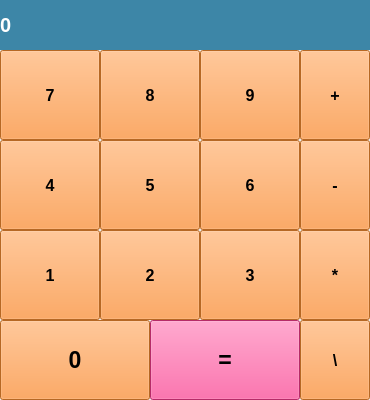
<?xml version="1.0" encoding="UTF-8"?>
<ui version="4.0">
 <class>MainWindow</class>
 <widget class="QMainWindow" name="MainWindow">
  <property name="enabled">
   <bool>true</bool>
  </property>
  <property name="geometry">
   <rect>
    <x>0</x>
    <y>0</y>
    <width>370</width>
    <height>400</height>
   </rect>
  </property>
  <property name="baseSize">
   <size>
    <width>0</width>
    <height>0</height>
   </size>
  </property>
  <property name="windowTitle">
   <string>Калькулятор</string>
  </property>
  <widget class="QWidget" name="centralwidget">
   <widget class="QLabel" name="label_result">
    <property name="geometry">
     <rect>
      <x>0</x>
      <y>0</y>
      <width>370</width>
      <height>50</height>
     </rect>
    </property>
    <property name="font">
     <font>
      <pointsize>15</pointsize>
      <weight>75</weight>
      <bold>true</bold>
      <kerning>true</kerning>
     </font>
    </property>
    <property name="styleSheet">
     <string notr="true">background-color: rgb(61, 134, 167);
color: rgb(255, 255, 255);</string>
    </property>
    <property name="text">
     <string>0</string>
    </property>
    <property name="margin">
     <number>10</number>
    </property>
   </widget>
   <widget class="QPushButton" name="btn_0">
    <property name="geometry">
     <rect>
      <x>0</x>
      <y>320</y>
      <width>150</width>
      <height>80</height>
     </rect>
    </property>
    <property name="font">
     <font>
      <pointsize>17</pointsize>
      <weight>75</weight>
      <bold>true</bold>
     </font>
    </property>
    <property name="styleSheet">
     <string notr="true">background-color: rgb(255, 146, 51);</string>
    </property>
    <property name="text">
     <string>0</string>
    </property>
   </widget>
   <widget class="QPushButton" name="btn_equals">
    <property name="geometry">
     <rect>
      <x>150</x>
      <y>320</y>
      <width>150</width>
      <height>80</height>
     </rect>
    </property>
    <property name="font">
     <font>
      <pointsize>17</pointsize>
      <weight>75</weight>
      <bold>true</bold>
     </font>
    </property>
    <property name="styleSheet">
     <string notr="true">background-color: rgb(255, 61, 145);</string>
    </property>
    <property name="text">
     <string>=</string>
    </property>
   </widget>
   <widget class="QPushButton" name="btn_1">
    <property name="geometry">
     <rect>
      <x>0</x>
      <y>230</y>
      <width>100</width>
      <height>90</height>
     </rect>
    </property>
    <property name="font">
     <font>
      <pointsize>12</pointsize>
      <weight>75</weight>
      <bold>true</bold>
     </font>
    </property>
    <property name="styleSheet">
     <string notr="true">background-color: rgb(255, 146, 51);</string>
    </property>
    <property name="text">
     <string>1</string>
    </property>
   </widget>
   <widget class="QPushButton" name="btn_2">
    <property name="geometry">
     <rect>
      <x>100</x>
      <y>230</y>
      <width>100</width>
      <height>90</height>
     </rect>
    </property>
    <property name="font">
     <font>
      <pointsize>12</pointsize>
      <weight>75</weight>
      <bold>true</bold>
     </font>
    </property>
    <property name="styleSheet">
     <string notr="true">background-color: rgb(255, 146, 51);</string>
    </property>
    <property name="text">
     <string>2</string>
    </property>
   </widget>
   <widget class="QPushButton" name="btn_3">
    <property name="geometry">
     <rect>
      <x>200</x>
      <y>230</y>
      <width>100</width>
      <height>90</height>
     </rect>
    </property>
    <property name="font">
     <font>
      <pointsize>12</pointsize>
      <weight>75</weight>
      <bold>true</bold>
     </font>
    </property>
    <property name="styleSheet">
     <string notr="true">background-color: rgb(255, 146, 51);</string>
    </property>
    <property name="text">
     <string>3</string>
    </property>
   </widget>
   <widget class="QPushButton" name="btn_4">
    <property name="geometry">
     <rect>
      <x>0</x>
      <y>140</y>
      <width>100</width>
      <height>90</height>
     </rect>
    </property>
    <property name="font">
     <font>
      <pointsize>12</pointsize>
      <weight>75</weight>
      <bold>true</bold>
     </font>
    </property>
    <property name="styleSheet">
     <string notr="true">background-color: rgb(255, 146, 51);</string>
    </property>
    <property name="text">
     <string>4</string>
    </property>
   </widget>
   <widget class="QPushButton" name="btn_6">
    <property name="geometry">
     <rect>
      <x>200</x>
      <y>140</y>
      <width>100</width>
      <height>90</height>
     </rect>
    </property>
    <property name="font">
     <font>
      <pointsize>12</pointsize>
      <weight>75</weight>
      <bold>true</bold>
     </font>
    </property>
    <property name="styleSheet">
     <string notr="true">background-color: rgb(255, 146, 51);</string>
    </property>
    <property name="text">
     <string>6</string>
    </property>
   </widget>
   <widget class="QPushButton" name="btn_5">
    <property name="geometry">
     <rect>
      <x>100</x>
      <y>140</y>
      <width>100</width>
      <height>90</height>
     </rect>
    </property>
    <property name="font">
     <font>
      <pointsize>12</pointsize>
      <weight>75</weight>
      <bold>true</bold>
     </font>
    </property>
    <property name="styleSheet">
     <string notr="true">background-color: rgb(255, 146, 51);</string>
    </property>
    <property name="text">
     <string>5</string>
    </property>
   </widget>
   <widget class="QPushButton" name="btn_7">
    <property name="geometry">
     <rect>
      <x>0</x>
      <y>50</y>
      <width>100</width>
      <height>90</height>
     </rect>
    </property>
    <property name="font">
     <font>
      <pointsize>12</pointsize>
      <weight>75</weight>
      <bold>true</bold>
     </font>
    </property>
    <property name="styleSheet">
     <string notr="true">background-color: rgb(255, 146, 51);</string>
    </property>
    <property name="text">
     <string>7</string>
    </property>
   </widget>
   <widget class="QPushButton" name="btn_9">
    <property name="geometry">
     <rect>
      <x>200</x>
      <y>50</y>
      <width>100</width>
      <height>90</height>
     </rect>
    </property>
    <property name="font">
     <font>
      <pointsize>12</pointsize>
      <weight>75</weight>
      <bold>true</bold>
     </font>
    </property>
    <property name="styleSheet">
     <string notr="true">background-color: rgb(255, 146, 51);</string>
    </property>
    <property name="text">
     <string>9</string>
    </property>
   </widget>
   <widget class="QPushButton" name="btn_8">
    <property name="geometry">
     <rect>
      <x>100</x>
      <y>50</y>
      <width>100</width>
      <height>90</height>
     </rect>
    </property>
    <property name="font">
     <font>
      <pointsize>12</pointsize>
      <weight>75</weight>
      <bold>true</bold>
     </font>
    </property>
    <property name="styleSheet">
     <string notr="true">background-color: rgb(255, 146, 51);</string>
    </property>
    <property name="text">
     <string>8</string>
    </property>
   </widget>
   <widget class="QPushButton" name="btn_10">
    <property name="geometry">
     <rect>
      <x>300</x>
      <y>50</y>
      <width>70</width>
      <height>90</height>
     </rect>
    </property>
    <property name="font">
     <font>
      <pointsize>12</pointsize>
      <weight>75</weight>
      <bold>true</bold>
     </font>
    </property>
    <property name="styleSheet">
     <string notr="true">background-color: rgb(255, 146, 51);</string>
    </property>
    <property name="text">
     <string>+</string>
    </property>
   </widget>
   <widget class="QPushButton" name="btn_pros">
    <property name="geometry">
     <rect>
      <x>300</x>
      <y>230</y>
      <width>70</width>
      <height>90</height>
     </rect>
    </property>
    <property name="font">
     <font>
      <pointsize>12</pointsize>
      <weight>75</weight>
      <bold>true</bold>
     </font>
    </property>
    <property name="styleSheet">
     <string notr="true">background-color: rgb(255, 146, 51);</string>
    </property>
    <property name="text">
     <string>*</string>
    </property>
   </widget>
   <widget class="QPushButton" name="btn_multiply">
    <property name="geometry">
     <rect>
      <x>300</x>
      <y>140</y>
      <width>70</width>
      <height>90</height>
     </rect>
    </property>
    <property name="font">
     <font>
      <pointsize>12</pointsize>
      <weight>75</weight>
      <bold>true</bold>
     </font>
    </property>
    <property name="styleSheet">
     <string notr="true">background-color: rgb(255, 146, 51);</string>
    </property>
    <property name="text">
     <string>-</string>
    </property>
   </widget>
   <widget class="QPushButton" name="btn_devide">
    <property name="geometry">
     <rect>
      <x>300</x>
      <y>320</y>
      <width>70</width>
      <height>80</height>
     </rect>
    </property>
    <property name="font">
     <font>
      <pointsize>12</pointsize>
      <weight>75</weight>
      <bold>true</bold>
     </font>
    </property>
    <property name="styleSheet">
     <string notr="true">background-color: rgb(255, 146, 51);</string>
    </property>
    <property name="text">
     <string>\</string>
    </property>
   </widget>
  </widget>
 </widget>
 <resources/>
 <connections/>
</ui>
